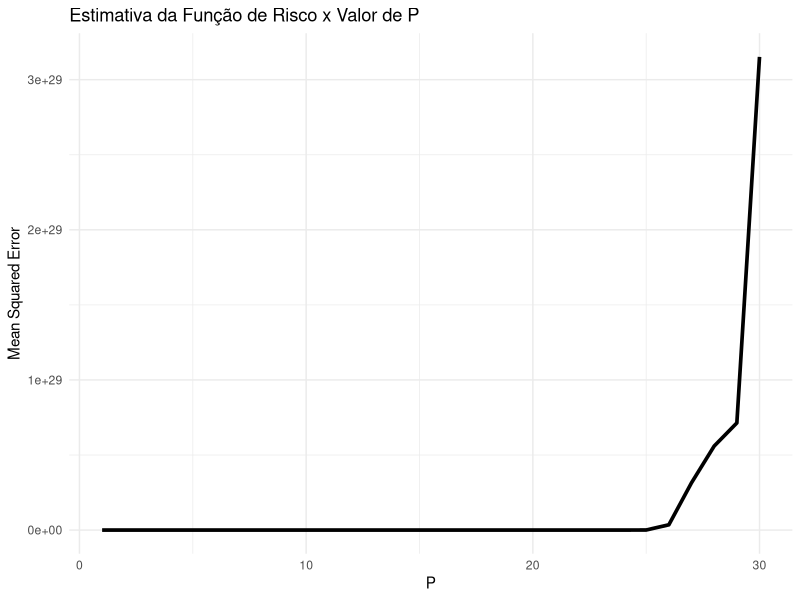
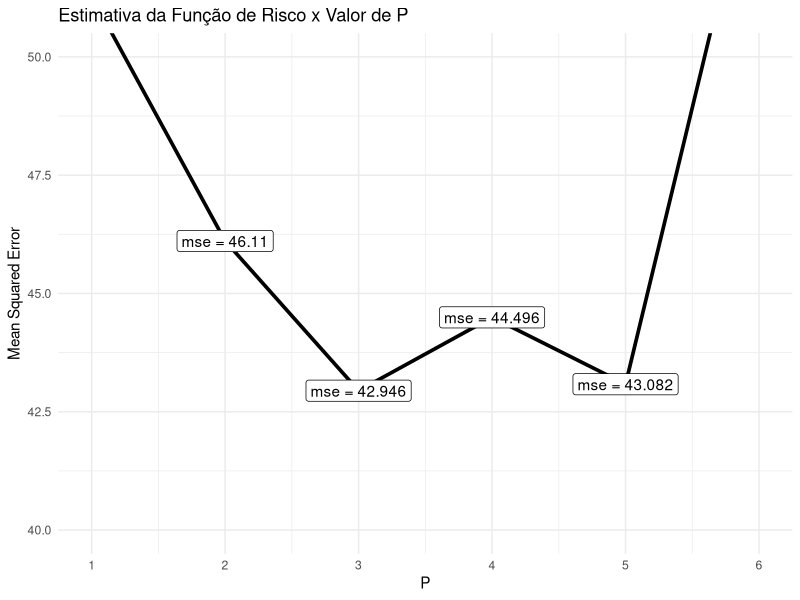

Reproduce these figures in R, in order.
# Lendo dados

library(tidyverse)

df <- readr::read_csv('lista1/worldDevelopmentIndicators.csv') |>
  select(-CountryName) |>
  rename(y=LifeExpectancy,
         x=GDPercapita) |>
  mutate(x = (x-min(x))/(max(x)-min(x))) ## ITEM 1: Normalizando covariavel

## ITEM 2

#

formulas <- list()

for (p in 1:30) {

  if(p==1){
    formulas[[p]] <- "y~sin(2*pi*x)+cos(2*pi*x)"
  } else {
    formulas[[p]] <- paste0(formulas[[p-1]],
                             "+sin(2*",p,
                             "*pi*x)+cos(2*",
                             p, "*pi*x)")
  }
}

tbl_result <- tibble(
  p=1:30,
  mse=as.double(1:30)
)



for (p in 1:length(formulas)) {

  erros <- NULL

  model <- NULL

  for (ii in 1:nrow(df)) {

    model <- lm(formulas[[p]], data=df[-ii,])

    erros <- c(erros,
               (df[ii,1] - predict(model, df[ii,]))^2)
  }

  tbl_result[p,2] <- mean(unlist(erros))

}

## ITEM 3

tbl_result |>
  ggplot()+
  aes(x=p,y=mse)+
  geom_line(size=1.25)+
  theme_minimal()+
  labs(x = 'P', y = "Mean Squared Error",
       title='Estimativa da Função de Risco x Valor de P')

tbl_result |>
  ggplot()+
  aes(x=p,y=mse)+
  geom_line(size=1.25)+
  geom_label(aes(label=paste0('mse = ', round(mse,3))))+
  coord_cartesian(ylim=c(40,50), xlim=c(1,6))+
  scale_x_continuous(breaks = 1:6)+
  theme_minimal()+
  labs(x = 'P', y = "Mean Squared Error",
       title='Estimativa da Função de Risco x Valor de P')

